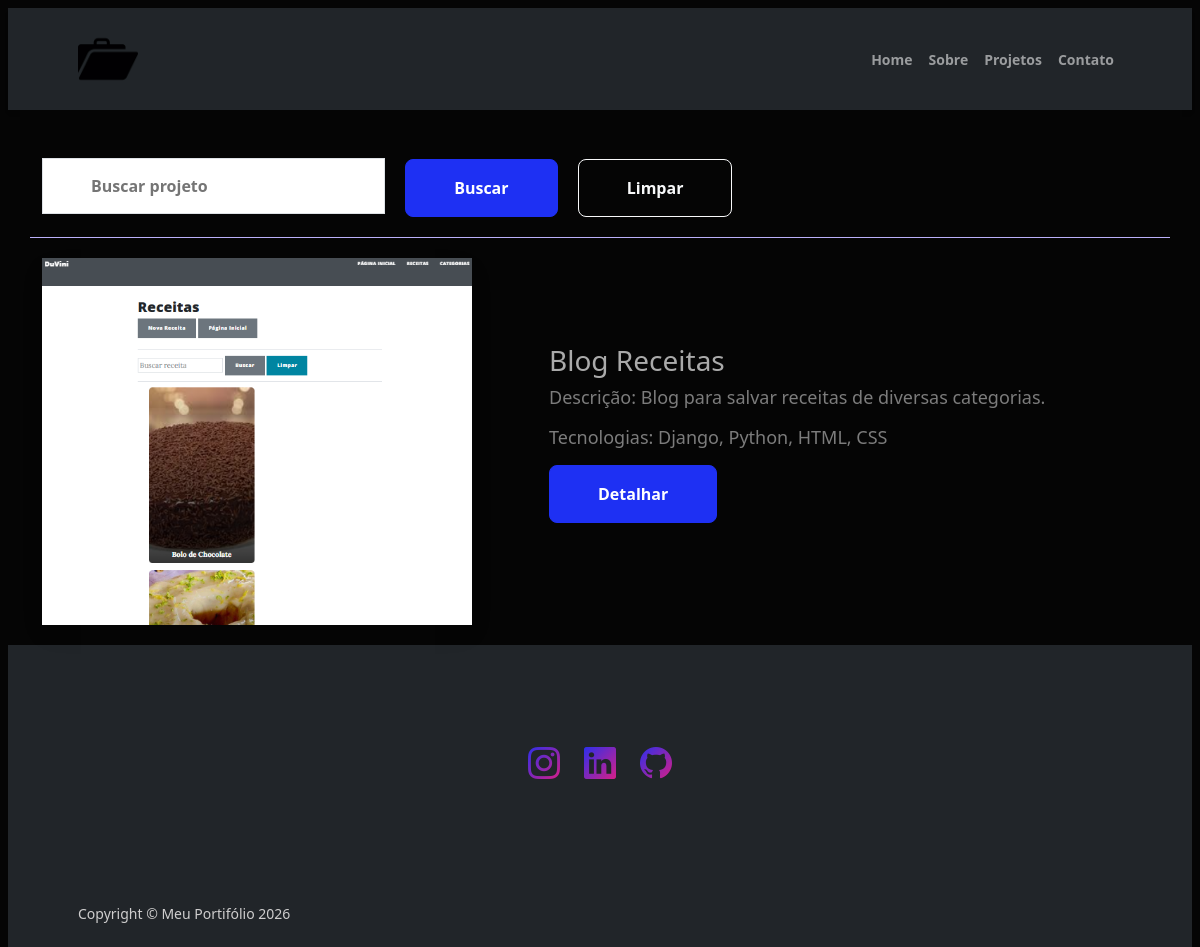
The app's page /projetos/, older data.
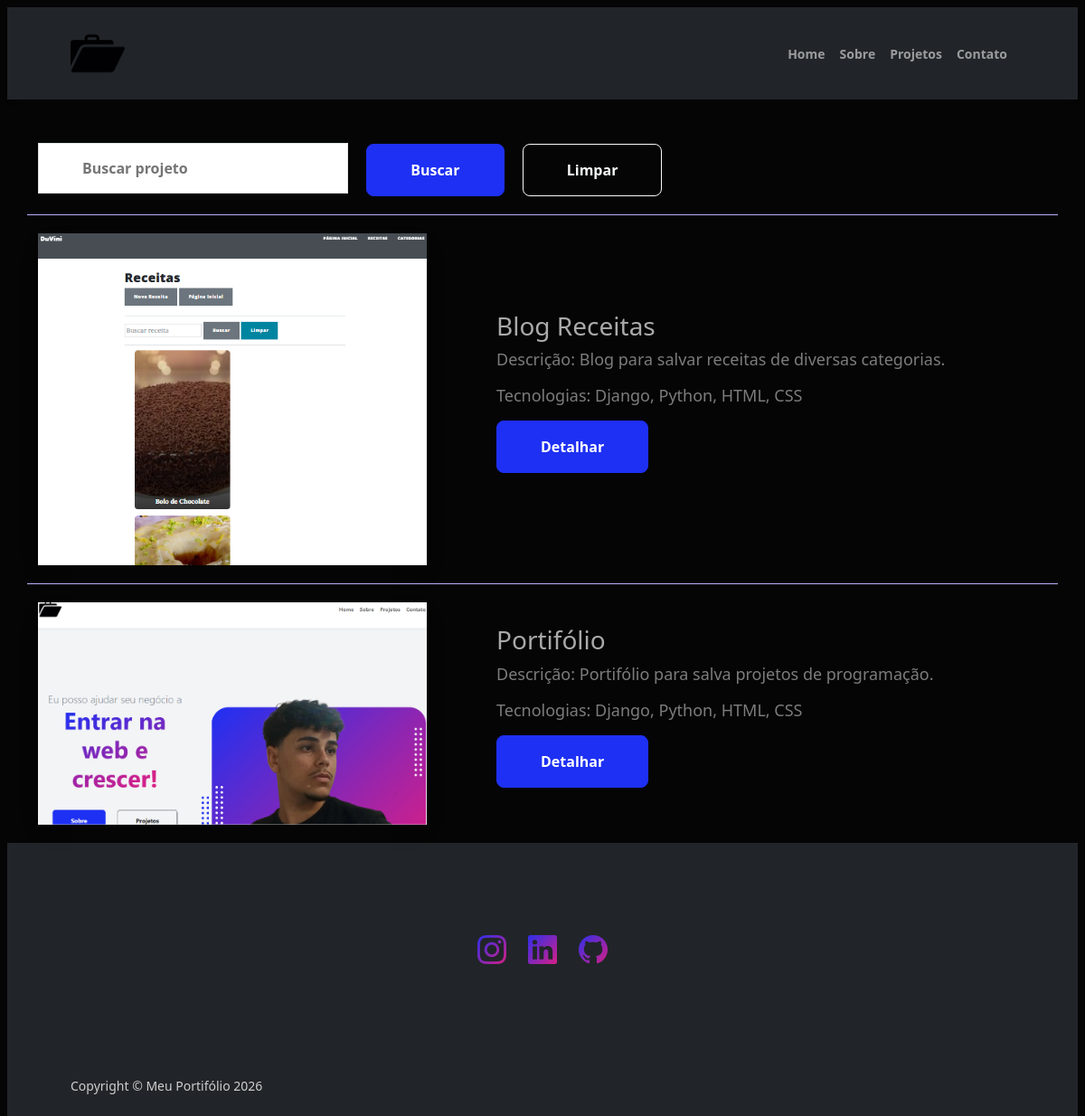
The same page, newer data.
### portifolio/models.py (models this page shows, shortened)
class Project (models.Model):
    titulo = models.CharField(max_length=100)
    descricao_curta = models.TextField()
    descricao_detalhada = models.TextField()
    thumb_projeto = models.ImageField(upload_to='fotos/%d/%m/%Y/', blank=True, null=True)
    url_git = models.CharField()
    tecnologias = models.CharField() #utilizar separando por vígulas
    data_criacao = models.DateTimeField(auto_now_add=True) #utiliza o horário do momento em que é criado

### portifolio/views.py (the view)
# urls.py: path('projetos/', views.list_projetos, name='projetos'),
def list_projetos (request):
    projetos = Project.objects.all().order_by('data_criacao')
    context = {'projetos': projetos}
    return render(request, 'projetos.html', context)

### portifolio/templates/projetos.html (shortened to what this page needs)
{% extends 'base.html' %}
{% block content %}
    <div class="container">
        <div class="row" style="padding-bottom: 20px;">
            <form action="{% url 'buscar_projeto' %}" method="GET">
                <input type="text" name="titulo" class="border px-5 py-3 me-sm-3 fs-6 fw-bolder" autocomplete="on" placeholder="Buscar projeto">
                <button type="submit" class="btn btn-primary btn-lg px-5 py-3 me-sm-3 fs-6 fw-bolder">Buscar</button>
                <a href="{% url 'projetos' %}" class="btn btn-outline-light btn-lg px-5 py-3 fs-6 fw-bolder">Limpar</a>
            </form>
        </div>
        {% if buscar %}
            {% if projetos_encontrados %}
                {% for projeto in projetos_encontrados %}
                    <div class="row" style="padding-bottom: 20px; padding-top: 20px; border-top: 1px solid rgb(187, 176, 250);">
                        <div class="col-5">
                            <img class="fotos_projetos" src="{{ projeto.thumb_projeto.url }}"  alt="...">
                        </div>
                        <div class="col-7" style="align-content: center;">
                            <ul style="list-style-type: none;">
                                <li>
                                    <h3 class="titulos-dark";">{{projeto.titulo}}</h3>
                                </li>
                                <li>
                                    <p class="li_projetos"><span style="font-weight: 500;">Descrição:</span> {{projeto.descricao_curta}}</p>
                                </li>
                                <li>
                                    <p class="li_projetos"><span style="font-weight: 500;">Tecnologias:</span> {{projeto.tecnologias}}</p>
                                </li>
                                <li>
                                    <a href="{% url 'detalhes_projetos' id_projeto=projeto.id %}" class="btn btn-primary btn-lg px-5 py-3 me-sm-3 fs-6 fw-bolder">Detalhar</a>
                                </li>
                            </ul>
                        </div>
                    </div>
                {% endfor %}
            {% else %}
                <h2 class="alert" style="color: darkred;">Projeto não encontrado!</h2>
            {% endif %}
        {% else %}
            {% for projeto in projetos %}
                <div class="row" style="padding-bottom: 20px; padding-top: 20px; border-top: 1px solid rgb(187, 176, 250);">
                    <div class="col-5">
                        <img class="fotos_projetos" src="{{ projeto.thumb_projeto.url }}"  alt="...">
                    </div>
                    <div class="col-7" style="align-content: center;">
                        <ul style="list-style-type: none;">
                            <li>
                                <h3 class="titulos-dark";">{{projeto.titulo}}</h3>
                            </li>
                            <li>
                                <p class="li_projetos"><span style="font-weight: 500;">Descrição:</span> {{projeto.descricao_curta}}</p>
                            </li>
                            <li>
                                <p class="li_projetos"><span style="font-weight: 500;">Tecnologias:</span> {{projeto.tecnologias}}</p>
                            </li>
                            <li>
                                <a href="{% url 'detalhes_projetos' id_projeto=projeto.id %}" class="btn btn-primary btn-lg px-5 py-3 me-sm-3 fs-6 fw-bolder">Detalhar</a>
                            </li>
                        </ul>
                    </div>
                </div>
            {% endfor %}
        {% endif %}
    </div>
{% endblock %}

### portifolio/templates/base.html (shortened to what this page needs)
{% load static %}
<!DOCTYPE html>
<html lang="pt-br">
{% block head %}
<head>
    <link href="https://cdn.jsdelivr.net/npm/bootstrap-icons@1.8.1/font/bootstrap-icons.css" rel="stylesheet" />
    <link rel="stylesheet" href="{% static 'css/styles.css' %}?v=1" />
</head>
{% endblock %}
<body class="d-flex flex-column h-100">
<main class="flex-shrink-0">
    <nav class="navbar bg-dark navbar-expand-lg navbar-dark py-3" style="background-color: rgb(12, 12, 12);">
        <div class="container px-5">
            <a class="navbar-brand" href="{% url 'home' %}">{% load static %} <img
                    src="{% static 'assets/foto_portifolio.png' %}" alt="Png Portifolio" style="width: 60px;"> </a>
            <div class="collapse navbar-collapse" id="navbarSupportedContent">
                <ul class="navbar-nav ms-auto mb-2 mb-lg-0 small fw-bolder">
                    <li class="nav-item"><a class="nav-link" href="{% url 'home' %}">Home</a></li>
                    <li class="nav-item"><a class="nav-link" href="{% url 'sobre' id_profile=1 %}">Sobre</a></li>
                    <li class="nav-item"><a class="nav-link" href="{% url 'projetos' %}">Projetos</a></li>
                    <li class="nav-item"><a class="nav-link" href="{% url 'contato' %}">Contato</a></li>
                </ul>
            </div>
        </div>
    </nav>
    {% block content %}
    {% endblock %}
    <section class="bg-dark py-5">
        <div class="container px-5">
            <div class="row gx-5 justify-content-center">
                <div class="col-xxl-8">
                    <div class="text-center my-5">
                        <div class="d-flex justify-content-center fs-2 gap-4">
                            <a class="text-gradient" href="https://www.instagram.com/vini_pontesb/"><i
                                    class="bi bi-instagram"></i></a>
                            <a class="text-gradient" href="https://www.linkedin.com/in/vinipontesb/"><i
                                    class="bi bi-linkedin"></i></a>
                            <a class="text-gradient" href="https://github.com/vini-pontesb"><i
                                    class="bi bi-github"></i></a>
                        </div>
                    </div>
                </div>
            </div>
        </div>
    </section>
</main>
    <footer class="bg-dark py-4 mt-auto" style="background-color: rgba(251, 251, 252, 0.856)">
        <div class="container px-5">
            <div class="row align-items-center justify-content-between flex-column flex-sm-row">
                <div class="col-auto">
                    <div class="small m-0" style="color: rgb(207, 206, 206);">Copyright &copy; Meu Portifólio 2026</div>
                </div>
            </div>
        </div>
    </footer>
</body>
</html>

Row changes from the older to the newer data that the page shows:
added Project: thumb_projeto (picture), titulo "Portifólio", descricao_curta "Portifólio para salva projetos de programação.", tecnologias "Django, Python, HTML, CSS"
